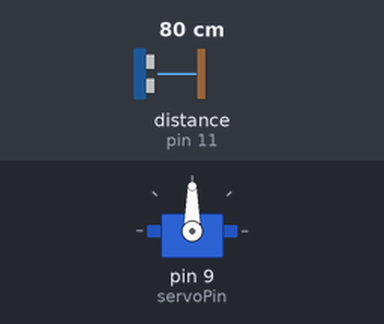
A sketch run on a simulated Arduino Uno, built with avr-gcc and run on an emulated ATmega328P. On the bench: servo. Wiring (inferred from the names in the program): ultrasonic range finder: trigger pin 13; echo pin 11. The inputs (shaded band) are chosen by the test bench; at power-on: distance to the obstacle (sensor on pin 11) 80 cm. The echo pulse lasts 58.3 µs per cm; what the sketch prints to the serial monitor is not drawn.

Above: at 0.05 s.
At 2.3 s:
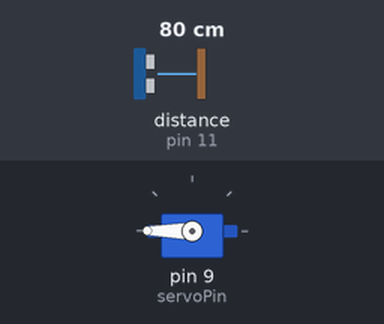
At 4.1 s:
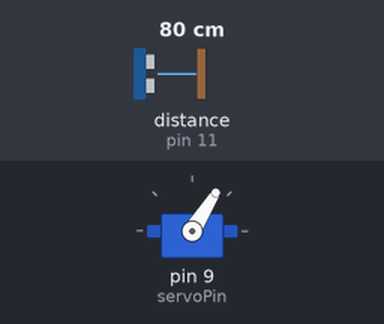
At 4.55 s:
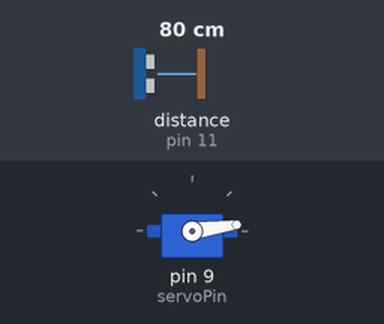
Timing chart, 0 to 5.9 s (numbered marks = the images above):
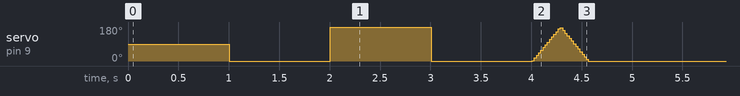

Measured:
- by itself, servo on pin 9 (servoPin): moves between 0° and 180°, repeating every 4.6 s

The sketch:

LAB5.ino
```cpp
#include <Servo.h> //library
int servoPin = 9; //pwm to control angle
Servo servo1;

int trigPin = 13;
int echoPin = 11;
long duration;
long distance;


void setup() {
  // put your setup code here, to run once:
  Serial.begin(9600);
  pinMode(trigPin,OUTPUT);
  pinMode(echoPin, INPUT);

  servo1.attach(servoPin);


}

long microsecondsToCentimeter(long time){
  return time*0.034/2;
}

void loop() {
  // put your main code here, to run repeatedly:
  digitalWrite(trigPin, LOW);
  delayMicroseconds(2);
  digitalWrite(trigPin, HIGH);
  delayMicroseconds(10);
  digitalWrite(trigPin, LOW);
  duration = pulseIn(echoPin, HIGH);
  distance = microsecondsToCentimeter(duration);
  Serial.print("The distance to the target is: ");
  Serial.print(distance);
  Serial.print(" centimeters.");
  delay(1000);

  int position;
  servo1.write(0); //90 degree
  delay(1000); // spare time for moving servo
  servo1.write(180); //180
  delay(1000);
  servo1.write(0); //0
  delay(1000);
  for(position = 0; position < 180; position += 2) {
    servo1.write(position);
    delay(3);
    }
    for(position = 180; position >= 0; position -= 2) {
      servo1.write(position);
      delay(3);
      }  }
```
